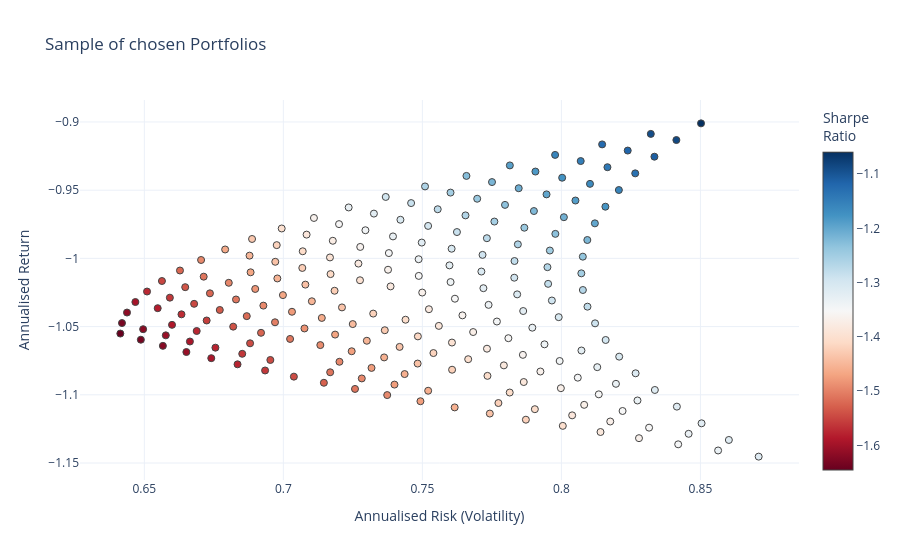

Notebook code for this chart:
### Code cell
# plot all possible sharpe ratios that could be obtained by chosen portfolios
risk_free_rate = 0

# method 1 for ploting
fig = go.Figure()
fig.add_trace(go.Scatter(x=list(portfolio_volatilities), 
                         y=list(portfolio_returns), 
                      #- Add color scale for sharpe ratio   
                      marker=dict(color=(np.array(portfolio_returns)-risk_free_rate)/(np.array(portfolio_volatilities)), 
                                  showscale=True, 
                                  size=7,
                                  line=dict(width=1),
                                  colorscale="RdBu",
                                  colorbar=dict(title="Sharpe<br>Ratio")
                                 ), 
                      mode='markers'))
# Add title/labels
fig.update_layout(template='plotly_white',
                  xaxis=dict(title='Annualised Risk (Volatility)'),
                  yaxis=dict(title='Annualised Return'),
                  title='Sample of chosen Portfolios',
                  coloraxis_colorbar=dict(title="Sharpe Ratio"))

### Figure 1 — Plotly figure (JSON) as saved in the notebook; plotly's stock layout.template omitted (floating-point values rounded to 4 significant figures; data arrays with more than 128 entries replaced by an {"elided": "..."} marker saying what was removed)
{"data": [{"marker": {"color": {"elided": "217 float values"}, "colorbar": {"title": {"text": "Sharpe<br>Ratio"}}, "colorscale": [[0, "rgb(103,0,31)"], [0.1, "rgb(178,24,43)"], [0.2, "rgb(214,96,77)"], [0.3, "rgb(244,165,130)"], [0.4, "rgb(253,219,199)"], [0.5, "rgb(247,247,247)"], [0.6, "rgb(209,229,240)"], [0.7, "rgb(146,197,222)"], [0.8, "rgb(67,147,195)"], [0.9, "rgb(33,102,172)"], [1, "rgb(5,48,97)"]], "line": {"width": 1}, "showscale": true, "size": 7}, "mode": "markers", "type": "scatter", "x": {"elided": "217 float values"}, "y": {"elided": "217 float values"}}], "layout": {"coloraxis": {"colorbar": {"title": {"text": "Sharpe Ratio"}}}, "title": {"text": "Sample of chosen Portfolios"}, "xaxis": {"title": {"text": "Annualised Risk (Volatility)"}}, "yaxis": {"title": {"text": "Annualised Return"}}}}
